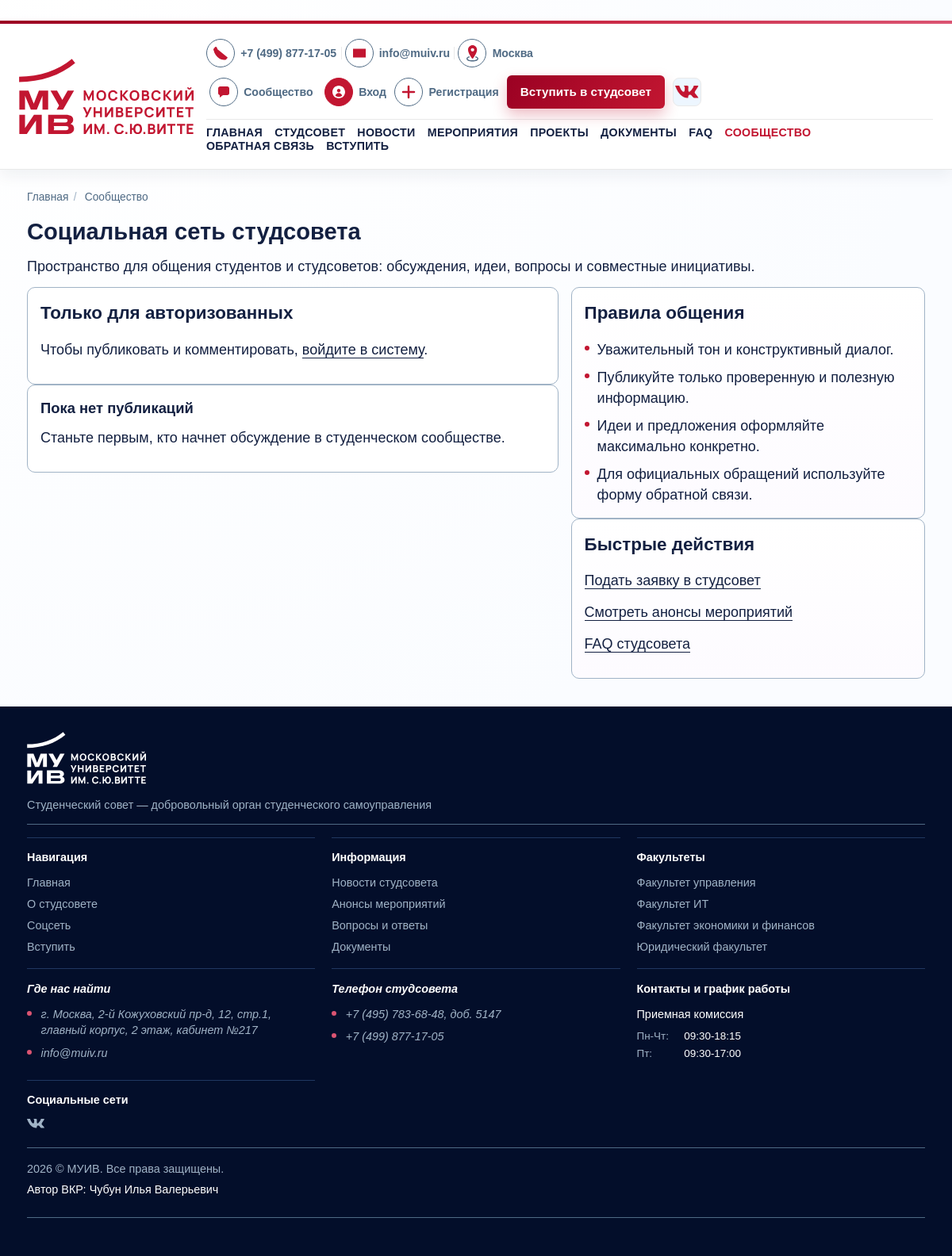
Before: /community/ with the older database file.
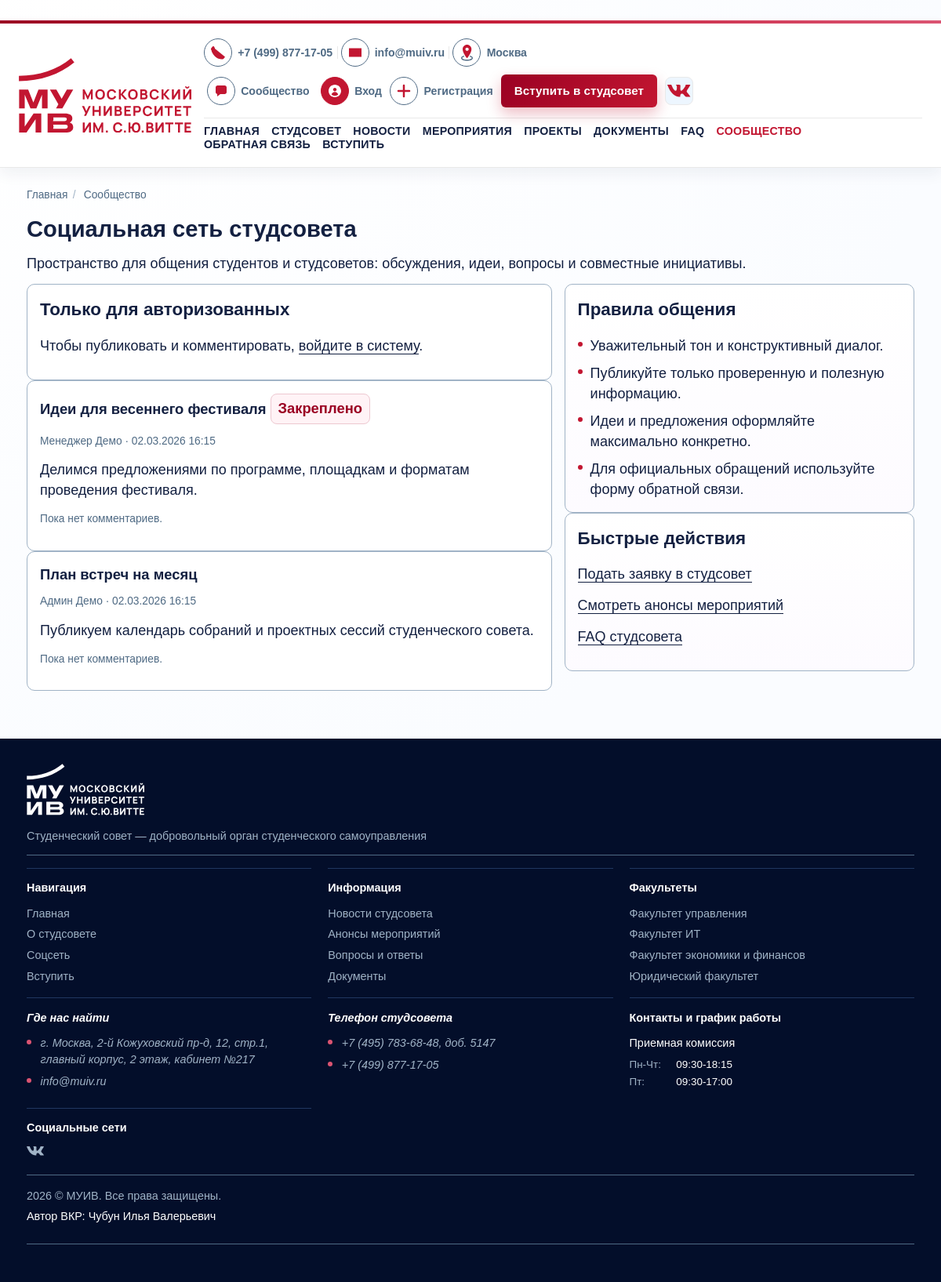
After: the same page with the newer database file.
### core/models.py (models this page shows, shortened)
class TimestampedModel(models.Model):
    created_at = models.DateTimeField(auto_now_add=True)
    updated_at = models.DateTimeField(auto_now=True)
    class Meta:
        abstract = True

class CommunityPost(TimestampedModel):
    author = models.ForeignKey(
        settings.AUTH_USER_MODEL,
        on_delete=models.CASCADE,
        related_name="community_posts",
    )
    title = models.CharField(max_length=180)
    body = models.TextField()
    is_pinned = models.BooleanField(default=False)
    is_published = models.BooleanField(default=True)
    class Meta:
        ordering = ["-is_pinned", "-created_at"]
        verbose_name = "Пост сообщества"
        verbose_name_plural = "Посты сообщества"

### core/views/public_views.py (the view, shortened to what this page needs)
# urls.py: path("community/", views.community_feed, name="community"),
def community_feed(request):
    post_form = CommunityPostForm()
    comment_form = CommunityCommentForm()
    posts = (
        CommunityPost.objects.filter(is_published=True)
        .select_related("author")
        .prefetch_related("comments__author")
    )
    return render(
        request,
        "core/community_feed.html",
        {
            "posts": posts,
            "post_form": post_form,
            "comment_form": comment_form,
        },
    )

### core/context_processors.py (called while the page is built)
def _resolve_menu(items):
    resolved = []
    for view_name, label in items:
        try:
            url = reverse(view_name)
        except NoReverseMatch:
            continue
        resolved.append({"view_name": view_name, "label": label, "url": url})
    return resolved

def navigation_context(request):
    resolver = request.resolver_match
    view_name = resolver.view_name if resolver else ""
    breadcrumbs = [{"title": "Главная", "url": reverse("core:home")}]
    if view_name and view_name != "core:home":
        breadcrumbs.append({"title": PAGE_TITLES.get(view_name, "Страница"), "url": None})
    return {
        "main_menu": _resolve_menu(MAIN_MENU),
        "cabinet_menu": _resolve_menu(CABINET_MENU),
        "staff_menu": _resolve_menu(STAFF_MENU),
        "breadcrumbs": breadcrumbs,
        "author_full_name": AUTHOR_FULL_NAME,
        "user_role": get_user_role(request.user),
        "is_staff_admin": has_any_role(request.user, UserProfile.ROLE_ADMIN),
    }

### core/permissions.py (called while the page is built)
def get_user_role(user):
    if not user.is_authenticated:
        return None
    profile = getattr(user, "profile", None)
    if profile:
        return profile.role
    return UserProfile.ROLE_STUDENT

### templates/core/community_feed.html (shortened to what this page needs)
﻿{% extends "base.html" %}
{% block content %}
<h1>Социальная сеть студсовета</h1>
<p>Пространство для общения студентов и студсоветов: обсуждения, идеи, вопросы и совместные инициативы.</p>
<div class="community-layout">
    <section>
        {% if user.is_authenticated %}
            <article class="form">
                <h2>Новая публикация</h2>
                <form method="post">
                    {% csrf_token %}
                    {{ post_form.as_p }}
                    <button type="submit" name="create_post" value="1">Опубликовать</button>
                </form>
            </article>
        {% else %}
            <article class="card">
                <h2>Только для авторизованных</h2>
                <p>Чтобы публиковать и комментировать, <a href="{% url 'login' %}?next={{ request.path }}">войдите в систему</a>.</p>
            </article>
        {% endif %}
        {% for post in posts %}
            <article class="post-card" id="post-{{ post.id }}">
                <h3>{{ post.title }} {% if post.is_pinned %}<span class="status-badge">Закреплено</span>{% endif %}</h3>
                <p class="post-meta">{{ post.author.get_full_name|default:post.author.username }} · {{ post.created_at|date:"d.m.Y H:i" }}</p>
                <p>{{ post.body|linebreaks }}</p>
                <div class="comment-list">
                    {% for comment in post.comments.all %}
                        {% if comment.is_published %}
                            <article class="comment-card">
                                <p class="comment-meta">{{ comment.author.get_full_name|default:comment.author.username }} · {{ comment.created_at|date:"d.m.Y H:i" }}</p>
                                <p>{{ comment.body|linebreaks }}</p>
                            </article>
                        {% endif %}
                    {% empty %}
                        <p class="field-note">Пока нет комментариев.</p>
                    {% endfor %}
                </div>
            </article>
        {% empty %}
            <article class="card">
                <h3>Пока нет публикаций</h3>
                <p>Станьте первым, кто начнет обсуждение в студенческом сообществе.</p>
            </article>
        {% endfor %}
    </section>
    <aside>
        <article class="section-panel">
            <h2>Правила общения</h2>
            <ul class="info-list">
                <li>Уважительный тон и конструктивный диалог.</li>
                <li>Публикуйте только проверенную и полезную информацию.</li>
                <li>Идеи и предложения оформляйте максимально конкретно.</li>
                <li>Для официальных обращений используйте форму обратной связи.</li>
            </ul>
        </article>
        <article class="section-panel">
            <h2>Быстрые действия</h2>
            <p><a href="{% url 'core:join' %}">Подать заявку в студсовет</a></p>
            <p><a href="{% url 'core:events_list' %}">Смотреть анонсы мероприятий</a></p>
            <p><a href="{% url 'core:faq' %}">FAQ студсовета</a></p>
        </article>
    </aside>
</div>
{% endblock %}

Changed rows visible on the page:
added CommunityPost: title "Идеи для весеннего фестиваля", is_pinned "Закреплено", author.get_full_name "Менеджер Демо", created_at "02.03.2026 16:15", body "Делимся предложениями по программе, площадкам и форматам проведения фестиваля."
added CommunityPost: title "План встреч на месяц", author.get_full_name "Админ Демо", created_at "02.03.2026 16:15", body "Публикуем календарь собраний и проектных сессий студенческого совета."
Other visible differences:
text no longer shown: "Пока нет публикаций Станьте первым, кто начнет обсуждение в студенческом сообществе."
